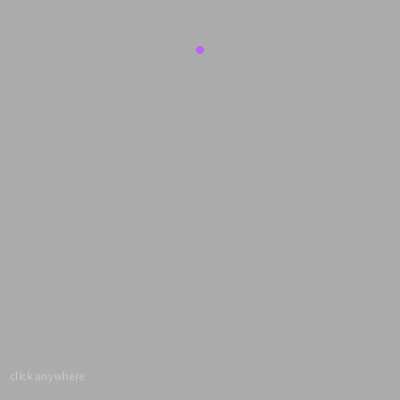
Frame 1 (no input)
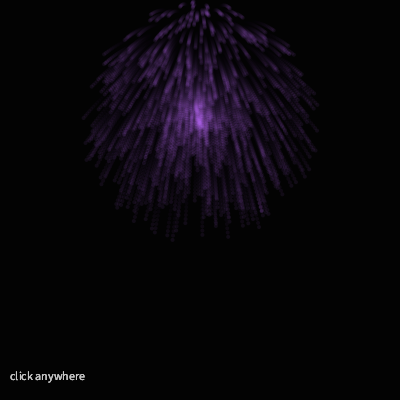
Frame 60 (the mouse pressed at the canvas centre just before this capture)
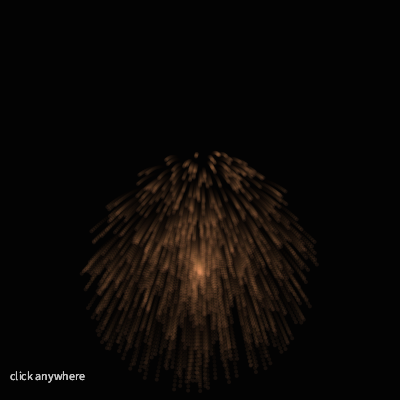
Frame 120 (the mouse held since frame 60 and released just before this capture)

The Processing sketch that drew these frames (run headless with seeded random() and noise(); from frame 60 on, the mouse is pressed at the canvas centre):

// Processing sketch: processing_30877
// ── processing_30877.pde


ArrayList<Fire> hanabi = new ArrayList();

final int FIRE_COUNT = 1000;
final float X = 200;
final float Y = 50;

final float G = 0.04;

/*
///////

  setup
   
//////
*/
void setup()
{
   size(400,400);
   
   color c = color(random(50,255),random(50,255),random(50,255));
   
   for(int i=0; i<FIRE_COUNT; i++){
     float r = random(0,TWO_PI);
     float R = random(0,2);
     
     hanabi.add(new Fire(X,Y,R*sin(r),R*cos(r),c));
   }
}

void draw()
{
  noStroke();
  fill(0,40);
  rect(0,0,width,height);
  
  fill(200);
  text("click anywhere" , 10,380); 
  
  for(Fire fire : hanabi){ 
    fire.vx += 0;
    fire.vy += G;
    
    fire.x += fire.vx;
    fire.y += fire.vy;
    
    if(fire.lifetime-50>0){
      noStroke();
      fill(fire.col, // RGB
         fire.lifetime-50); //Alpha
        
      ellipse(fire.x,fire.y,4,4); // draw the fire
      fire.lifetime -= 0.5; // decrease lifetime
    }else{
    }
  }
}

void mousePressed()
{
    hanabi.clear();
    
    color c = color(random(50,255),random(50,255),random(50,255));
    
    for(int i=0; i<FIRE_COUNT; i++){
     float r = random(0,TWO_PI);
     float R = random(0,2);
     
     hanabi.add(new Fire(mouseX,mouseY,R*sin(r),R*cos(r),c));
   }
}

class Fire{
  float x;
  float y;
  float vx;
  float vy;
  
  color col;
  
  float lifetime = 100;
  
  Fire(float x, float y, float vx, float vy, color col){
    this.x = x;
    this.y = y;
    this.vx = vx;
    this.vy = vy;
    this.col = col;
  }
}
